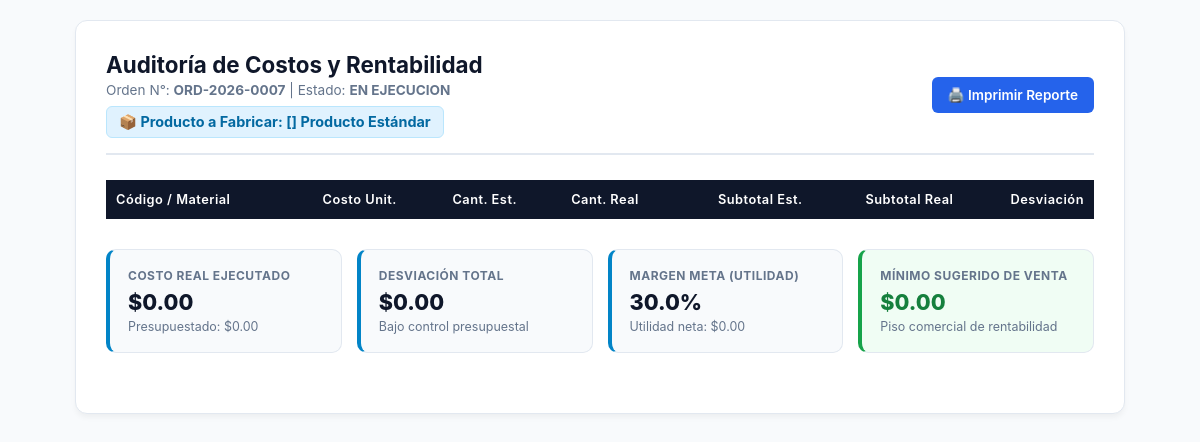
/control_costos/ver_costos_orden.php?id_orden=26, run on an earlier commit of the app's database.
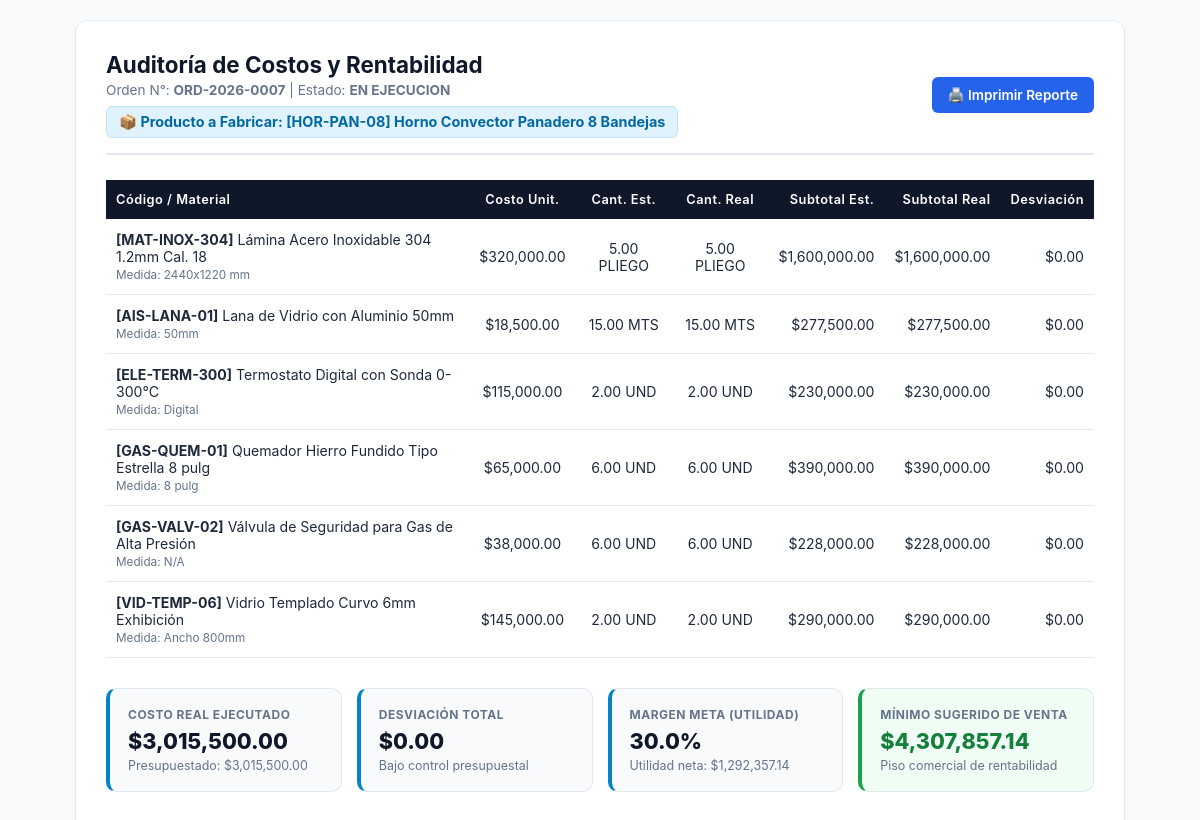
And on a later commit of the database.
### tables this page shows
CREATE TABLE IF NOT EXISTS `orden_fabricacion_detalles` (
  `id_detalle` int(10) UNSIGNED NOT NULL,
  `orden_id` int(10) UNSIGNED NOT NULL,
  `material_id` int(10) UNSIGNED NOT NULL,
  `medidas` varchar(50) DEFAULT NULL,
  `cantidad` decimal(10,2) NOT NULL DEFAULT 1.00,
  `cantidad_consumida` decimal(10,2) DEFAULT NULL,
  `valor_unitario` decimal(12,2) NOT NULL DEFAULT 0.00,
  `valor_total` decimal(12,2) GENERATED ALWAYS AS (`cantidad` * `valor_unitario`) STORED,
  `es_destacado` tinyint(1) NOT NULL DEFAULT 0
);

CREATE TABLE IF NOT EXISTS `materiales` (
  `id_material` int(10) UNSIGNED NOT NULL,
  `codigo_material` varchar(50) NOT NULL,
  `descripcion_material` varchar(200) NOT NULL,
  `unidad_medida` varchar(20) NOT NULL,
  `precio_unitario_defecto` decimal(12,2) NOT NULL DEFAULT 0.00,
  `categoria_id` int(10) UNSIGNED DEFAULT 3,
  `stock_minimo` decimal(10,2) NOT NULL DEFAULT 0.00,
  `stock_actual` decimal(10,2) NOT NULL DEFAULT 0.00,
  `stock_maximo` decimal(10,2) NOT NULL DEFAULT 0.00,
  `creado_en` timestamp NOT NULL DEFAULT current_timestamp()
);

### control_costos/api.php (called while the page is built, shortened)
<?php
function obtenerDatosCostosOrden(PDO $pdo, int $idOrden): ?array {
    $stmtOrden = $pdo->prepare("
        SELECT
            o.*,
            COALESCE(p.nombre_producto, 'Producto Estándar') AS producto_nombre,
            COALESCE(p.codigo_referencia, '') AS producto_codigo
        FROM ordenes_fabricacion o
        LEFT JOIN productos_catalogo p ON o.producto_id = p.id_producto
        WHERE o.id_orden = :id_orden
    ");
    $stmtOrden->execute([':id_orden' => $idOrden]);
    $orden = $stmtOrden->fetch();
    $stmtDetalles = $pdo->prepare("
        SELECT
            d.id_detalle,
            d.medidas,
            d.cantidad AS cantidad_estimada,
            d.cantidad_consumida,
            m.codigo_material,
            m.descripcion_material,
            m.unidad_medida,
            COALESCE(m.precio_unitario_defecto, 0.00) AS costo_unitario
        FROM orden_fabricacion_detalles d
        INNER JOIN materiales m ON d.material_id = m.id_material
        WHERE d.orden_id = :id_orden
        ORDER BY d.id_detalle ASC
    ");
    $stmtDetalles->execute([':id_orden' => $idOrden]);
    $detalles = $stmtDetalles->fetchAll();
    $costoTotalEstimado = 0.0;
    $costoTotalReal = 0.0;
    $porcentajeUtilidadMeta = isset($orden['porcentaje_utilidad']) ? (float)$orden['porcentaje_utilidad'] : 30.0;
    $itemsProcesados = [];
    foreach ($detalles as $item) {
        $costoUnitario = (float)$item['costo_unitario'];
        $cantEst = (float)$item['cantidad_estimada'];
        $cantReal = $item['cantidad_consumida'] !== null ? (float)$item['cantidad_consumida'] : $cantEst;
        $subtotalEst = $cantEst * $costoUnitario;
        $subtotalReal = $cantReal * $costoUnitario;
        $desviacion = $subtotalReal - $subtotalEst;
        $costoTotalEstimado += $subtotalEst;
        $costoTotalReal += $subtotalReal;
        $esExcedido = ($item['cantidad_consumida'] !== null && $cantReal > $cantEst);
        $itemsProcesados[] = [
            'id_detalle' => (int)$item['id_detalle'],
            'codigo_material' => $item['codigo_material'],
            'descripcion_material' => $item['descripcion_material'],
            'unidad_medida' => $item['unidad_medida'],
            'medidas' => $item['medidas'],
            'costo_unitario' => $costoUnitario,
            'cantidad_estimada' => $cantEst,
            'cantidad_consumida' => $item['cantidad_consumida'] !== null ? $cantReal : null,
            'subtotal_estimado' => $subtotalEst,
            'subtotal_real' => $subtotalReal,
            'desviacion' => $desviacion,
            'es_excedido' => $esExcedido
        ];
    }
    $desviacionTotal = $costoTotalReal - $costoTotalEstimado;
    $factorUtilidad = (1 - ($porcentajeUtilidadMeta / 100));
    $precioMinimoVenta = $factorUtilidad > 0 ? ($costoTotalReal / $factorUtilidad) : $costoTotalReal;
    $montoUtilidadEsperado = $precioMinimoVenta - $costoTotalReal;
    return [
        'orden' => [
            'id_orden' => (int)$orden['id_orden'],
            'numero_orden' => $orden['numero_orden'],
            'estado' => $orden['estado'],
            'porcentaje_utilidad' => $porcentajeUtilidadMeta,
            'producto_nombre' => $orden['producto_nombre'],
            'producto_codigo' => $orden['producto_codigo']
        ],
        'detalles' => $itemsProcesados,
        'kpis' => [
            'costo_total_estimado' => $costoTotalEstimado,
            'costo_total_real' => $costoTotalReal,
            'desviacion_total' => $desviacionTotal,
            'porcentaje_utilidad_meta' => $porcentajeUtilidadMeta,
            'monto_utilidad_esperado' => $montoUtilidadEsperado,
            'precio_minimo_venta' => $precioMinimoVenta
        ]
    ];
}

### control_costos/ver_costos_orden.php (the view, shortened to what the changed rows need)
<?php
require_once 'api.php';
$idOrden = filter_input(INPUT_GET, 'id_orden', FILTER_VALIDATE_INT);
$dbHost = '127.0.0.1';
$dbName = 'control_fabricacion';
$dbUser = 'root';
$dbPass = '';
try {
    $pdo = new PDO("mysql:host={$dbHost};dbname={$dbName};charset=utf8mb4", $dbUser, $dbPass, [
        PDO::ATTR_ERRMODE            => PDO::ERRMODE_EXCEPTION,
        PDO::ATTR_DEFAULT_FETCH_MODE => PDO::FETCH_ASSOC,
    ]);
} catch (Exception $e) {
    http_response_code(500);
    die("Error de conexión a la base de datos: " . $e->getMessage());
}
$data = obtenerDatosCostosOrden($pdo, $idOrden);
$orden = $data['orden'];
$detalles = $data['detalles'];
$kpis = $data['kpis'];
?>
<!DOCTYPE html>
<html lang="es">
<head>
</head>
<body>
<div class="container">
    <div class="header">
        <div>
            <h1>Auditoría de Costos y Rentabilidad</h1>
            <p>Orden N°: <strong><?= htmlspecialchars((string)$orden['numero_orden']) ?></strong> | Estado: <span style="text-transform: uppercase; font-weight: bold;"><?= htmlspecialchars((string)$orden['estado']) ?></span></p>
            <div class="product-badge">
                📦 Producto a Fabricar: [<?= htmlspecialchars((string)$orden['producto_codigo']) ?>] <?= htmlspecialchars((string)$orden['producto_nombre']) ?>
            </div>
        </div>
    </div>
    <table>
        <thead>
            <tr>
                <th>Código / Material</th>
                <th class="text-center">Costo Unit.</th>
                <th class="text-center">Cant. Est.</th>
                <th class="text-center">Cant. Real</th>
                <th class="text-right">Subtotal Est.</th>
                <th class="text-right">Subtotal Real</th>
                <th class="text-right">Desviación</th>
            </tr>
        </thead>
        <tbody>
            <?php foreach ($detalles as $item): ?>
                <tr class="<?= $item['es_excedido'] ? 'row-exceeded' : '' ?>">
                    <td>
                        <strong>[<?= htmlspecialchars((string)$item['codigo_material']) ?>]</strong>
                        <?= htmlspecialchars((string)$item['descripcion_material']) ?>
                        <?php if (!empty($item['medidas'])): ?>
                            <br><small style="color: #64748b;">Medida: <?= htmlspecialchars((string)$item['medidas']) ?></small>
                        <?php endif; ?>
                    </td>
                    <td class="text-center">$<?= number_format($item['costo_unitario'], 2) ?></td>
                    <td class="text-center"><?= number_format($item['cantidad_estimada'], 2) ?> <?= htmlspecialchars((string)$item['unidad_medida']) ?></td>
                    <td class="text-center <?= $item['es_excedido'] ? 'text-danger' : '' ?>">
                        <?= number_format($item['cantidad_consumida'] ?? $item['cantidad_estimada'], 2) ?> <?= htmlspecialchars((string)$item['unidad_medida']) ?>
                    </td>
                    <td class="text-right">$<?= number_format($item['subtotal_estimado'], 2) ?></td>
                    <td class="text-right">$<?= number_format($item['subtotal_real'], 2) ?></td>
                    <td class="text-right <?= $item['desviacion'] > 0 ? 'text-danger' : ($item['desviacion'] < 0 ? 'text-success' : '') ?>">
                        <?php if ($item['desviacion'] > 0): ?>
                            +$<?= number_format($item['desviacion'], 2) ?>
                        <?php elseif ($item['desviacion'] < 0): ?>
                            -$<?= number_format(abs($item['desviacion']), 2) ?>
                        <?php else: ?>
                            $0.00
                        <?php endif; ?>
                    </td>
                </tr>
            <?php endforeach; ?>
        </tbody>
    </table>
    <div class="kpi-grid">
        <div class="kpi-card">
            <div class="kpi-title">Costo Real Ejecutado</div>
            <div class="kpi-value">$<?= number_format($kpis['costo_total_real'], 2) ?></div>
            <small>Presupuestado: $<?= number_format($kpis['costo_total_estimado'], 2) ?></small>
        </div>
        <div class="kpi-card">
            <div class="kpi-title">Margen Meta (Utilidad)</div>
            <div class="kpi-value"><?= number_format($kpis['porcentaje_utilidad_meta'], 1) ?>%</div>
            <small>Utilidad neta: $<?= number_format($kpis['monto_utilidad_esperado'], 2) ?></small>
        </div>
        <div class="kpi-card success">
            <div class="kpi-title">Mínimo Sugerido de Venta</div>
            <div class="kpi-value" style="color: #15803d;">$<?= number_format($kpis['precio_minimo_venta'], 2) ?></div>
            <small>Piso comercial de rentabilidad</small>
        </div>
    </div>
</div>
</body>
</html>

What changed in the data, as far as the page shows it:
now on this page (row edited): orden_fabricacion_detalles: material.codigo_material "MAT-INOX-304", material.descripcion_material "Lámina Acero Inoxidable 304 1.2mm Cal. 18", medidas "2440x1220 mm", costo_unitario "320,000.00", cantidad "5.00", material.unidad_medida "PLIEGO", cantidad_consumida "5.00", subtotal_estimado "1,600,000.00", subtotal_real "1,600,000.00"
now on this page (row edited): orden_fabricacion_detalles: material.codigo_material "AIS-LANA-01", material.descripcion_material "Lana de Vidrio con Aluminio 50mm", medidas "50mm", costo_unitario "18,500.00", cantidad "15.00", material.unidad_medida "MTS", cantidad_consumida "15.00", subtotal_estimado "277,500.00", subtotal_real "277,500.00"
now on this page (row edited): orden_fabricacion_detalles: material.codigo_material "ELE-TERM-300", material.descripcion_material "Termostato Digital con Sonda 0-300°C", medidas "Digital", costo_unitario "115,000.00", cantidad "2.00", material.unidad_medida "UND", cantidad_consumida "2.00", subtotal_estimado "230,000.00", subtotal_real "230,000.00"
now on this page (row edited): orden_fabricacion_detalles: material.codigo_material "GAS-QUEM-01", material.descripcion_material "Quemador Hierro Fundido Tipo Estrella 8 pulg", medidas "8 pulg", costo_unitario "65,000.00", cantidad "6.00", material.unidad_medida "UND", cantidad_consumida "6.00", subtotal_estimado "390,000.00", subtotal_real "390,000.00"
now on this page (row edited): orden_fabricacion_detalles: material.codigo_material "GAS-VALV-02", material.descripcion_material "Válvula de Seguridad para Gas de Alta Presión", medidas "N/A", costo_unitario "38,000.00", cantidad "6.00", material.unidad_medida "UND", cantidad_consumida "6.00", subtotal_estimado "228,000.00", subtotal_real "228,000.00"
now on this page (row edited): orden_fabricacion_detalles: material.codigo_material "VID-TEMP-06", material.descripcion_material "Vidrio Templado Curvo 6mm Exhibición", medidas "Ancho 800mm", costo_unitario "145,000.00", cantidad "2.00", material.unidad_medida "UND", cantidad_consumida "2.00", subtotal_estimado "290,000.00", subtotal_real "290,000.00"
Also different on the page:
$orden['producto_codigo']: (not shown) → "HOR-PAN-08"
$orden['producto_nombre']: "Producto Estándar" → "Horno Convector Panadero 8 Bandejas"
$kpis['costo_total_real']: "0.00" → "3,015,500.00"
$kpis['costo_total_estimado']: "0.00" → "3,015,500.00"
$kpis['monto_utilidad_esperado']: "0.00" → "1,292,357.14"
$kpis['precio_minimo_venta']: "0.00" → "4,307,857.14"
